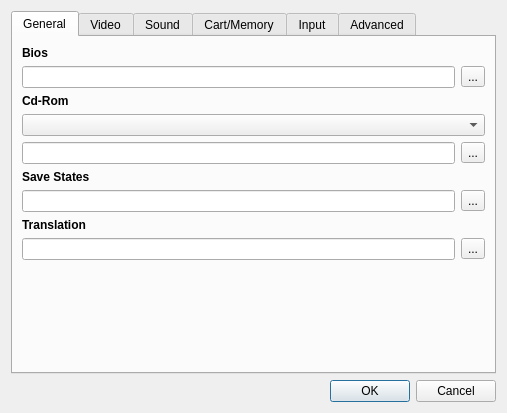
<ui version="4.0" >
 <class>UISettings</class>
 <widget class="QDialog" name="UISettings" >
  <property name="geometry" >
   <rect>
    <x>0</x>
    <y>0</y>
    <width>507</width>
    <height>413</height>
   </rect>
  </property>
  <property name="windowTitle" >
   <string>Settings</string>
  </property>
  <layout class="QVBoxLayout" >
   <item>
    <widget class="QTabWidget" name="twPages" >
     <property name="currentIndex" >
      <number>0</number>
     </property>
     <widget class="QWidget" name="wGeneral" >
      <attribute name="title" >
       <string>General</string>
      </attribute>
      <layout class="QGridLayout" >
       <item row="10" column="0" >
        <spacer>
         <property name="orientation" >
          <enum>Qt::Vertical</enum>
         </property>
         <property name="sizeHint" stdset="0" >
          <size>
           <width>20</width>
           <height>2</height>
          </size>
         </property>
        </spacer>
       </item>
       <item row="0" column="0" colspan="2" >
        <widget class="QLabel" name="lBios" >
         <property name="font" >
          <font>
           <weight>75</weight>
           <bold>true</bold>
          </font>
         </property>
         <property name="text" >
          <string>Bios</string>
         </property>
         <property name="textFormat" >
          <enum>Qt::PlainText</enum>
         </property>
        </widget>
       </item>
       <item row="1" column="0" >
        <widget class="QLineEdit" name="leBios" />
       </item>
       <item row="1" column="1" >
        <widget class="QToolButton" name="tbBios" >
         <property name="text" >
          <string>...</string>
         </property>
        </widget>
       </item>
       <item row="2" column="0" colspan="2" >
        <widget class="QLabel" name="lCdRom" >
         <property name="font" >
          <font>
           <weight>75</weight>
           <bold>true</bold>
          </font>
         </property>
         <property name="text" >
          <string>Cd-Rom</string>
         </property>
         <property name="textFormat" >
          <enum>Qt::PlainText</enum>
         </property>
        </widget>
       </item>
       <item row="3" column="0" colspan="2" >
        <widget class="QComboBox" name="cbCdRom" />
       </item>
       <item row="4" column="0" >
        <widget class="QLineEdit" name="leCdRom" />
       </item>
       <item row="4" column="1" >
        <widget class="QToolButton" name="tbCdRom" >
         <property name="text" >
          <string>...</string>
         </property>
        </widget>
       </item>
       <item row="5" column="0" colspan="2" >
        <widget class="QLabel" name="lSaveStates" >
         <property name="font" >
          <font>
           <weight>75</weight>
           <bold>true</bold>
          </font>
         </property>
         <property name="text" >
          <string>Save States</string>
         </property>
         <property name="textFormat" >
          <enum>Qt::PlainText</enum>
         </property>
        </widget>
       </item>
       <item row="6" column="0" >
        <widget class="QLineEdit" name="leSaveStates" />
       </item>
       <item row="6" column="1" >
        <widget class="QToolButton" name="tbSaveStates" >
         <property name="text" >
          <string>...</string>
         </property>
        </widget>
       </item>
       <item row="7" column="0" colspan="2" >
        <widget class="QLabel" name="lTranslation" >
         <property name="font" >
          <font>
           <weight>75</weight>
           <bold>true</bold>
          </font>
         </property>
         <property name="text" >
          <string>Translation</string>
         </property>
         <property name="textFormat" >
          <enum>Qt::PlainText</enum>
         </property>
        </widget>
       </item>
       <item row="9" column="0" >
        <widget class="QLineEdit" name="leTranslation" />
       </item>
       <item row="9" column="1" >
        <widget class="QToolButton" name="tbTranslation" >
         <property name="text" >
          <string>...</string>
         </property>
        </widget>
       </item>
      </layout>
     </widget>
     <widget class="QWidget" name="wVideo" >
      <attribute name="title" >
       <string>Video</string>
      </attribute>
      <layout class="QGridLayout" >
       <item row="0" column="0" colspan="3" >
        <widget class="QLabel" name="lVideoCore" >
         <property name="font" >
          <font>
           <weight>75</weight>
           <bold>true</bold>
          </font>
         </property>
         <property name="text" >
          <string>Video Core</string>
         </property>
         <property name="textFormat" >
          <enum>Qt::PlainText</enum>
         </property>
        </widget>
       </item>
       <item row="1" column="0" colspan="3" >
        <widget class="QComboBox" name="cbVideoCore" />
       </item>
       <item row="2" column="0" colspan="3" >
        <widget class="QLabel" name="lResolution" >
         <property name="font" >
          <font>
           <weight>75</weight>
           <bold>true</bold>
          </font>
         </property>
         <property name="text" >
          <string>Resolution</string>
         </property>
         <property name="textFormat" >
          <enum>Qt::PlainText</enum>
         </property>
        </widget>
       </item>
       <item row="3" column="0" >
        <widget class="QLabel" name="lWidth" >
         <property name="text" >
          <string>Width</string>
         </property>
        </widget>
       </item>
       <item row="3" column="1" >
        <widget class="QLineEdit" name="leWidth" />
       </item>
       <item row="3" column="2" >
        <widget class="QCheckBox" name="cbFullscreen" >
         <property name="text" >
          <string>Fullscreen</string>
         </property>
        </widget>
       </item>
       <item row="4" column="0" >
        <widget class="QLabel" name="lHeight" >
         <property name="text" >
          <string>Height</string>
         </property>
        </widget>
       </item>
       <item row="4" column="1" >
        <widget class="QLineEdit" name="leHeight" />
       </item>
       <item row="5" column="0" colspan="3" >
        <widget class="QLabel" name="lVideoFormat" >
         <property name="font" >
          <font>
           <weight>75</weight>
           <bold>true</bold>
          </font>
         </property>
         <property name="text" >
          <string>Video Format</string>
         </property>
         <property name="textFormat" >
          <enum>Qt::PlainText</enum>
         </property>
        </widget>
       </item>
       <item row="6" column="0" colspan="3" >
        <widget class="QComboBox" name="cbVideoFormat" />
       </item>
       <item row="7" column="0" colspan="3" >
        <spacer>
         <property name="orientation" >
          <enum>Qt::Vertical</enum>
         </property>
         <property name="sizeHint" stdset="0" >
          <size>
           <width>20</width>
           <height>2</height>
          </size>
         </property>
        </spacer>
       </item>
      </layout>
     </widget>
     <widget class="QWidget" name="wSound" >
      <attribute name="title" >
       <string>Sound</string>
      </attribute>
      <layout class="QVBoxLayout" >
       <item>
        <widget class="QLabel" name="lSoundCore" >
         <property name="font" >
          <font>
           <weight>75</weight>
           <bold>true</bold>
          </font>
         </property>
         <property name="text" >
          <string>Sound Core</string>
         </property>
         <property name="textFormat" >
          <enum>Qt::PlainText</enum>
         </property>
        </widget>
       </item>
       <item>
        <widget class="QComboBox" name="cbSoundCore" />
       </item>
       <item>
        <spacer>
         <property name="orientation" >
          <enum>Qt::Vertical</enum>
         </property>
         <property name="sizeHint" stdset="0" >
          <size>
           <width>20</width>
           <height>2</height>
          </size>
         </property>
        </spacer>
       </item>
      </layout>
     </widget>
     <widget class="QWidget" name="wCartMemory" >
      <attribute name="title" >
       <string>Cart/Memory</string>
      </attribute>
      <layout class="QGridLayout" >
       <item row="0" column="0" colspan="2" >
        <widget class="QLabel" name="lCartridge" >
         <property name="font" >
          <font>
           <weight>75</weight>
           <bold>true</bold>
          </font>
         </property>
         <property name="text" >
          <string>Cartridge</string>
         </property>
         <property name="textFormat" >
          <enum>Qt::PlainText</enum>
         </property>
        </widget>
       </item>
       <item row="1" column="0" colspan="2" >
        <widget class="QComboBox" name="cbCartridge" />
       </item>
       <item row="2" column="0" >
        <widget class="QLineEdit" name="leCartridge" />
       </item>
       <item row="2" column="1" >
        <widget class="QToolButton" name="tbCartridge" >
         <property name="text" >
          <string>...</string>
         </property>
        </widget>
       </item>
       <item row="3" column="0" colspan="2" >
        <widget class="QLabel" name="lMemory" >
         <property name="font" >
          <font>
           <weight>75</weight>
           <bold>true</bold>
          </font>
         </property>
         <property name="text" >
          <string>Memory</string>
         </property>
         <property name="textFormat" >
          <enum>Qt::PlainText</enum>
         </property>
        </widget>
       </item>
       <item row="4" column="0" >
        <widget class="QLineEdit" name="leMemory" />
       </item>
       <item row="4" column="1" >
        <widget class="QToolButton" name="tbMemory" >
         <property name="text" >
          <string>...</string>
         </property>
        </widget>
       </item>
       <item row="5" column="0" colspan="2" >
        <widget class="QLabel" name="lMpegROM" >
         <property name="font" >
          <font>
           <weight>75</weight>
           <bold>true</bold>
          </font>
         </property>
         <property name="text" >
          <string>Mpeg ROM</string>
         </property>
         <property name="textFormat" >
          <enum>Qt::PlainText</enum>
         </property>
        </widget>
       </item>
       <item row="6" column="0" >
        <widget class="QLineEdit" name="leMpegROM" />
       </item>
       <item row="6" column="1" >
        <widget class="QToolButton" name="tbMpegROM" >
         <property name="text" >
          <string>...</string>
         </property>
        </widget>
       </item>
       <item row="7" column="0" >
        <spacer>
         <property name="orientation" >
          <enum>Qt::Vertical</enum>
         </property>
         <property name="sizeHint" stdset="0" >
          <size>
           <width>20</width>
           <height>2</height>
          </size>
         </property>
        </spacer>
       </item>
      </layout>
     </widget>
     <widget class="QWidget" name="wInput" >
      <attribute name="title" >
       <string>Input</string>
      </attribute>
      <layout class="QGridLayout" name="gridLayout" >
       <item row="0" column="0" colspan="2" >
        <widget class="QLabel" name="lInput" >
         <property name="sizePolicy" >
          <sizepolicy vsizetype="Maximum" hsizetype="Preferred" >
           <horstretch>0</horstretch>
           <verstretch>0</verstretch>
          </sizepolicy>
         </property>
         <property name="font" >
          <font>
           <weight>75</weight>
           <bold>true</bold>
          </font>
         </property>
         <property name="text" >
          <string>Input</string>
         </property>
         <property name="textFormat" >
          <enum>Qt::PlainText</enum>
         </property>
        </widget>
       </item>
       <item row="1" column="0" colspan="2" >
        <widget class="QComboBox" name="cbInput" />
       </item>
       <item row="2" column="0" >
        <widget class="UIPortManager" name="pmPort1" >
         <property name="sizePolicy" >
          <sizepolicy vsizetype="Expanding" hsizetype="Preferred" >
           <horstretch>0</horstretch>
           <verstretch>0</verstretch>
          </sizepolicy>
         </property>
         <property name="title" >
          <string>Port 1</string>
         </property>
        </widget>
       </item>
       <item row="2" column="1" >
        <widget class="UIPortManager" name="pmPort2" >
         <property name="sizePolicy" >
          <sizepolicy vsizetype="Expanding" hsizetype="Preferred" >
           <horstretch>0</horstretch>
           <verstretch>0</verstretch>
          </sizepolicy>
         </property>
         <property name="title" >
          <string>Port 2</string>
         </property>
        </widget>
       </item>
      </layout>
     </widget>
     <widget class="QWidget" name="wAdvanced" >
      <attribute name="title" >
       <string>Advanced</string>
      </attribute>
      <layout class="QVBoxLayout" >
       <item>
        <widget class="QLabel" name="lRegion" >
         <property name="font" >
          <font>
           <weight>75</weight>
           <bold>true</bold>
          </font>
         </property>
         <property name="text" >
          <string>Region</string>
         </property>
         <property name="textFormat" >
          <enum>Qt::PlainText</enum>
         </property>
        </widget>
       </item>
       <item>
        <widget class="QComboBox" name="cbRegion" />
       </item>
       <item>
        <widget class="QLabel" name="lSH2Interpreter" >
         <property name="font" >
          <font>
           <weight>75</weight>
           <bold>true</bold>
          </font>
         </property>
         <property name="text" >
          <string>SH2 Interpreter</string>
         </property>
         <property name="textFormat" >
          <enum>Qt::PlainText</enum>
         </property>
        </widget>
       </item>
       <item>
        <widget class="QComboBox" name="cbSH2Interpreter" />
       </item>
       <item>
        <spacer>
         <property name="orientation" >
          <enum>Qt::Vertical</enum>
         </property>
         <property name="sizeHint" stdset="0" >
          <size>
           <width>20</width>
           <height>2</height>
          </size>
         </property>
        </spacer>
       </item>
      </layout>
     </widget>
    </widget>
   </item>
   <item>
    <widget class="QDialogButtonBox" name="dbbButtons" >
     <property name="orientation" >
      <enum>Qt::Horizontal</enum>
     </property>
     <property name="standardButtons" >
      <set>QDialogButtonBox::Cancel|QDialogButtonBox::Ok</set>
     </property>
    </widget>
   </item>
  </layout>
 </widget>
 <customwidgets>
  <customwidget>
   <class>UIPortManager</class>
   <extends>QGroupBox</extends>
   <header>ui/UIPortManager.h</header>
   <container>1</container>
  </customwidget>
 </customwidgets>
 <resources/>
 <connections>
  <connection>
   <sender>dbbButtons</sender>
   <signal>accepted()</signal>
   <receiver>UISettings</receiver>
   <slot>accept()</slot>
   <hints>
    <hint type="sourcelabel" >
     <x>373</x>
     <y>399</y>
    </hint>
    <hint type="destinationlabel" >
     <x>383</x>
     <y>403</y>
    </hint>
   </hints>
  </connection>
  <connection>
   <sender>dbbButtons</sender>
   <signal>rejected()</signal>
   <receiver>UISettings</receiver>
   <slot>reject()</slot>
   <hints>
    <hint type="sourcelabel" >
     <x>467</x>
     <y>399</y>
    </hint>
    <hint type="destinationlabel" >
     <x>453</x>
     <y>352</y>
    </hint>
   </hints>
  </connection>
 </connections>
</ui>
